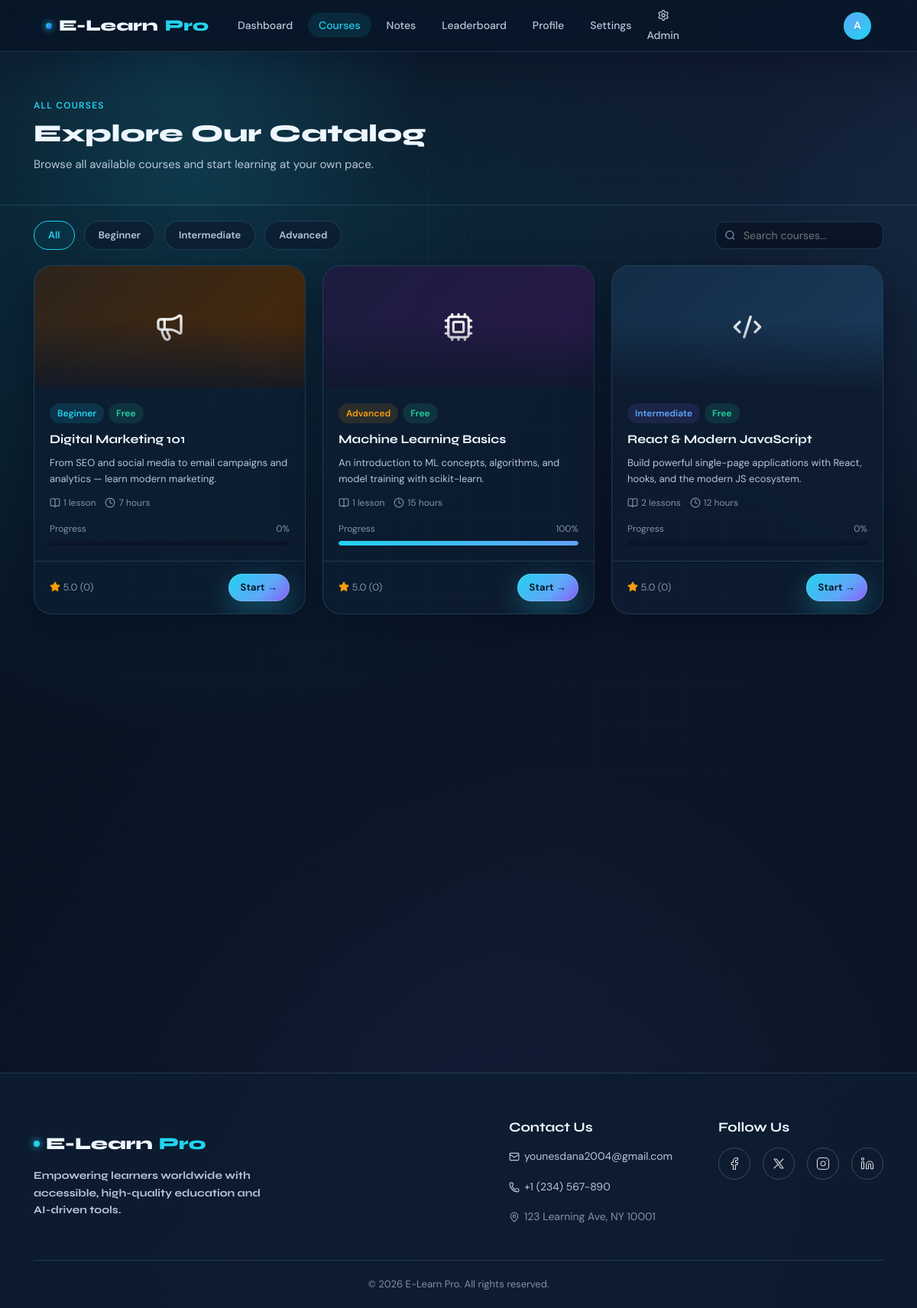
/courses (signed in), run on the app's committed database.
### tables this page shows
CREATE TABLE courses (
            id TEXT PRIMARY KEY,
            title TEXT NOT NULL,
            description TEXT,
            emoji TEXT DEFAULT 'book',
            color TEXT DEFAULT '#1a2a4a',
            level TEXT DEFAULT 'beginner',
            hours INTEGER DEFAULT 0,
            category TEXT DEFAULT 'general',
            created_by INTEGER,
            created_at TEXT
        );

### app.py (the view)
@app.route("/courses")
@login_required
def courses():
    level  = request.args.get("level", "all")
    search = request.args.get("q", "").lower()
    db = get_db()
    user_id = session["user_id"]
    db_courses = db.execute("SELECT * FROM courses ORDER BY created_at DESC").fetchall()
    all_courses = []
    for c in db_courses:
        lessons_rows = db.execute("SELECT * FROM lessons WHERE course_id=? ORDER BY lesson_order", (c["id"],)).fetchall()
        all_courses.append({
            "id": c["id"], "title": c["title"], "desc": c["description"],
            "emoji": c["emoji"], "color": c["color"], "level": c["level"],
            "lessons_count": len(lessons_rows), "hours": c["hours"],
            "rating": 5.0, "reviews": 0, "free": True,
            "category": c["category"], "progress": get_course_progress(user_id, c["id"]), "lessons": [
                {"id": l["id"], "title": l["title"], "desc": l["content"]}
                for l in lessons_rows
            ],
        })
    if level != "all":
        all_courses = [c for c in all_courses if c["level"] == level]
    if search:
        all_courses = [c for c in all_courses if search in c["title"].lower() or search in c["desc"].lower()]
    return render_template("courses.html", user=current_user(), courses=all_courses, level=level, search=search)

### app.py (called while the page is built)
def get_db():
    if "db" not in g:
        g.db = sqlite3.connect(DATABASE, detect_types=sqlite3.PARSE_DECLTYPES)
        g.db.row_factory = sqlite3.Row
    return g.db

def login_required(f):
    @wraps(f)
    def decorated(*args, **kwargs):
        if "user_id" not in session:
            flash("Please sign in to continue.", "info")
            return redirect(url_for("login"))
        return f(*args, **kwargs)
    return decorated

def current_user():
    return {
        "id":    session.get("user_id"),
        "name":  session.get("name"),
        "email": session.get("email"),
        "role":  session.get("role"),
    }

def get_course_progress(user_id, course_id):
    db = get_db()
    total = db.execute("SELECT COUNT(*) FROM lessons WHERE course_id=?", (course_id,)).fetchone()[0]
    if total == 0:
        return 0
    visited = db.execute(
        """
        SELECT COUNT(DISTINCT p.lesson_id)
        FROM progress p
        JOIN lessons l ON l.id = p.lesson_id
        WHERE p.user_id=? AND l.course_id=?
        """,
        (user_id, course_id),
    ).fetchone()[0]
    return int(round((visited / total) * 100))

### templates/courses.html (shortened to what this page needs)
{% extends "base.html" %}
{% block content %}
<div class="page-hero animate-on-scroll">
  <div class="container">
    <div class="section-label">All Courses</div>
    <h1 class="page-hero-title">Explore Our Catalog</h1>
    <p class="page-hero-subtitle">Browse all available courses and start learning at your own pace.</p>
  </div>
</div>
<div class="container">
  <div class="filter-bar animate-on-scroll delay-100">
    <a class="filter-btn {% if level=='all' %}active{% endif %}" href="{{ url_for('courses', level='all', q=search) }}">All</a>
    <a class="filter-btn {% if level=='beginner' %}active{% endif %}" href="{{ url_for('courses', level='beginner', q=search) }}">Beginner</a>
    <a class="filter-btn {% if level=='intermediate' %}active{% endif %}" href="{{ url_for('courses', level='intermediate', q=search) }}">Intermediate</a>
    <a class="filter-btn {% if level=='advanced' %}active{% endif %}" href="{{ url_for('courses', level='advanced', q=search) }}">Advanced</a>
    <form class="search-wrap" method="GET" action="{{ url_for('courses') }}">
      <input type="text" name="q" placeholder="Search courses…" value="{{ search }}" id="search-input"/>
    </form>
  </div>
  <div class="courses-grid" id="courses-grid">
    {% if courses %}
      {% for c in courses %}
      <div class="course-card glass-panel animate-on-scroll delay-200">
        <div class="course-thumb" style="background:linear-gradient(135deg,{{ c.color }}88,{{ c.color }});">
          <i data-lucide="{{ c.emoji }}" style="width:40px;height:40px;color:rgba(255,255,255,0.9);"></i>
        </div>
        <div class="course-body">
          <div style="display:flex;gap:6px;flex-wrap:wrap;">
            <span class="badge badge-{% if c.level=='beginner' %}cyan{% elif c.level=='intermediate' %}purple{% else %}yellow{% endif %}" style="text-transform:capitalize;">{{ c.level }}</span>
            {% if c.free %}<span class="badge badge-green">Free</span>{% endif %}
          </div>
          <div class="course-title">{{ c.title }}</div>
          <p class="course-desc">{{ c.desc }}</p>
          <div class="course-meta">
            <span><i data-lucide="book-open" style="width:14px;height:14px;vertical-align:-2px;"></i> {{ c.lessons_count }} lesson{% if c.lessons_count != 1 %}s{% endif %}</span>
            <span><i data-lucide="clock" style="width:14px;height:14px;vertical-align:-2px;"></i> {{ c.hours }} hours</span>
          </div>
          <div style="margin-top:4px;">
            <div style="display:flex;justify-content:space-between;font-size:12px;color:var(--text-muted);margin-bottom:6px;"><span>Progress</span><span>{{ c.progress }}%</span></div>
            <div class="progress-bar-wrap"><div class="progress-bar-fill" style="width:{{ c.progress }}%"></div></div>
          </div>
        </div>
        <div class="course-footer">
          <span style="font-size:13px;color:var(--text-muted);"><i data-lucide="star" style="width:14px;height:14px;vertical-align:-2px;color:var(--warning);fill:var(--warning);"></i> {{ "%.1f"|format(c.rating) }} ({{ c.reviews }})</span>
          <a href="{{ url_for('lesson', course_id=c.id) }}" class="btn btn-primary btn-sm" style="text-decoration:none;">Start →</a>
        </div>
      </div>
      {% endfor %}
    {% endif %}
  </div>
</div>
{% endblock %}

### templates/courses.html (style rules this page uses)
.filter-bar { display:flex;align-items:center;gap:12px;flex-wrap:wrap;padding:20px 0; }
.filter-btn { background:var(--bg-card);border:1.5px solid var(--border);color:var(--text-secondary);padding:7px 18px;border-radius:100px;font-size:13px;font-weight:600;text-decoration:none;transition:all var(--transition); }
.filter-btn:hover,.filter-btn.active { border-color:var(--accent);color:var(--accent);background:rgba(0,212,255,0.05); }
.search-wrap { position:relative;margin-left:auto; }
.search-wrap input { padding-left:36px;width:220px;padding-top:8px;padding-bottom:8px; }
.courses-grid { display:grid;grid-template-columns:repeat(3,1fr);gap:22px;padding-bottom:60px; }

### data on the page
courses: level "Beginner", title "Digital Marketing 101", desc "From SEO and social media to email campaigns and analytics — learn modern marketing.", lessons_count "1", hours "7", progress "0", rating "5.0", reviews "0"
courses: level "Advanced", title "Machine Learning Basics", desc "An introduction to ML concepts, algorithms, and model training with scikit-learn.", lessons_count "1", hours "15", progress "100", rating "5.0", reviews "0"
courses: level "Intermediate", title "React & Modern JavaScript", desc "Build powerful single-page applications with React, hooks, and the modern JS ecosystem.", lessons_count "2", hours "12", progress "0", rating "5.0", reviews "0"

### other printed values
{{ session.name[0]|upper if session.name else 'U' }} "A"
